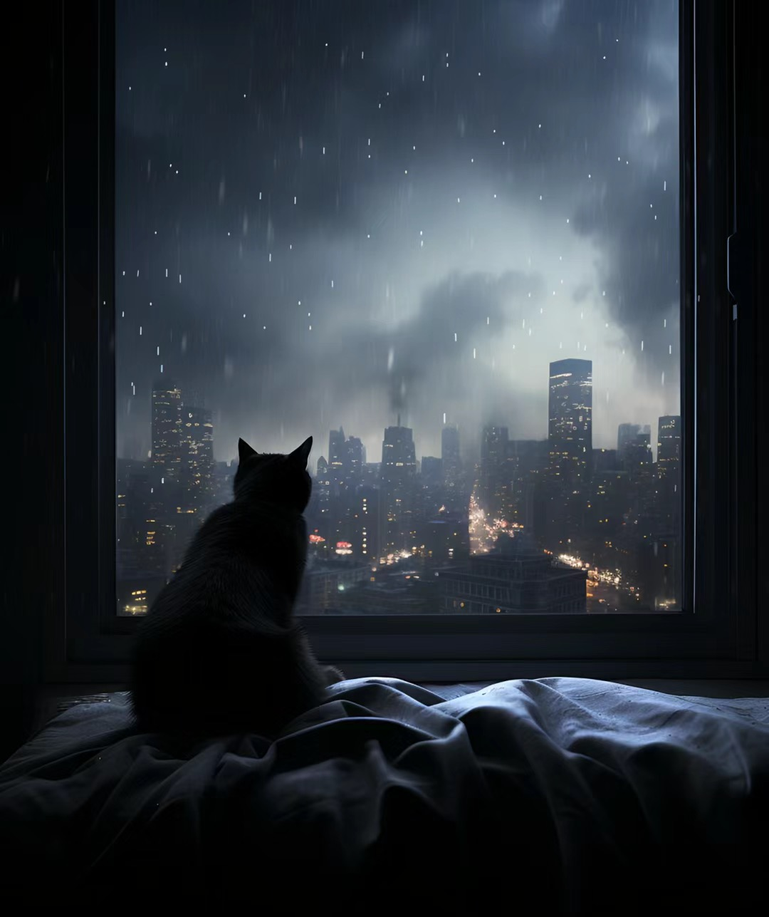
#> input picture data/cat.png, 769 x 917 px, shrunk from 1080 x 1287 before the run
$ python 3RGB_CLAHE.py
#> lines starting #> are read from the running program, lines starting #| are printed output that depends on the picture
#> further down, image is the input picture: shape (917, 769, 3); mean B, G, R 58.1, 50.8, 43.9
# 首先将彩色图像转换为LAB颜色空间。
# 然后，我们对L通道（亮度）应用CLAHE算法，保持A和B通道不变。最后，我们将CLAHE增强的L通道与原始的A和B通道合并，并将图像转换回BGR颜色空间。这样就可以保留彩色图像的色彩信息，并在受限制的对比度条件下进行直方图均衡化
# 参考资料： https://cloud.tencent.com/developer/article/1667213?areaId=106001
import cv2
import time

def clahe_color01(image, clip_limit=4, grid_size=(8, 8)):
    # Convert the image to LAB color space
    lab_image = cv2.cvtColor(image, cv2.COLOR_BGR2LAB)

    # Split the LAB image into L, A, and B channels
    l_channel, a_channel, b_channel = cv2.split(lab_image)

    # Create a CLAHE object
    clahe = cv2.createCLAHE(clipLimit=clip_limit, tileGridSize=grid_size)

    # Apply CLAHE to the L channel
    clahe_l_channel = clahe.apply(l_channel)

    # Merge the CLAHE enhanced L channel with the original A and B channels
    clahe_lab_image = cv2.merge((clahe_l_channel, a_channel, b_channel))

    # Convert the LAB image back to BGR color space
    clahe_color_image = cv2.cvtColor(clahe_lab_image, cv2.COLOR_LAB2BGR)

    return clahe_color_image

def clahe_color02(image, clip_limit=4, grid_size=(8, 8)):
    # 避免使用cv2.split(lab_image)，速度会加快
    # Convert the image to LAB color space
#> called with clip_limit = 4, grid_size = (8, 8)
    lab_image = cv2.cvtColor(image, cv2.COLOR_BGR2LAB)
#> lab_image: shape (917, 769, 3); mean of channels 0, 1, 2 52.1, 127.2, 122.9

    # Create a CLAHE object
    clahe = cv2.createCLAHE(clipLimit=clip_limit, tileGridSize=grid_size)

    # Apply CLAHE to the L channel (first channel)
    clahe_l_channel = clahe.apply(lab_image[:,:,0])
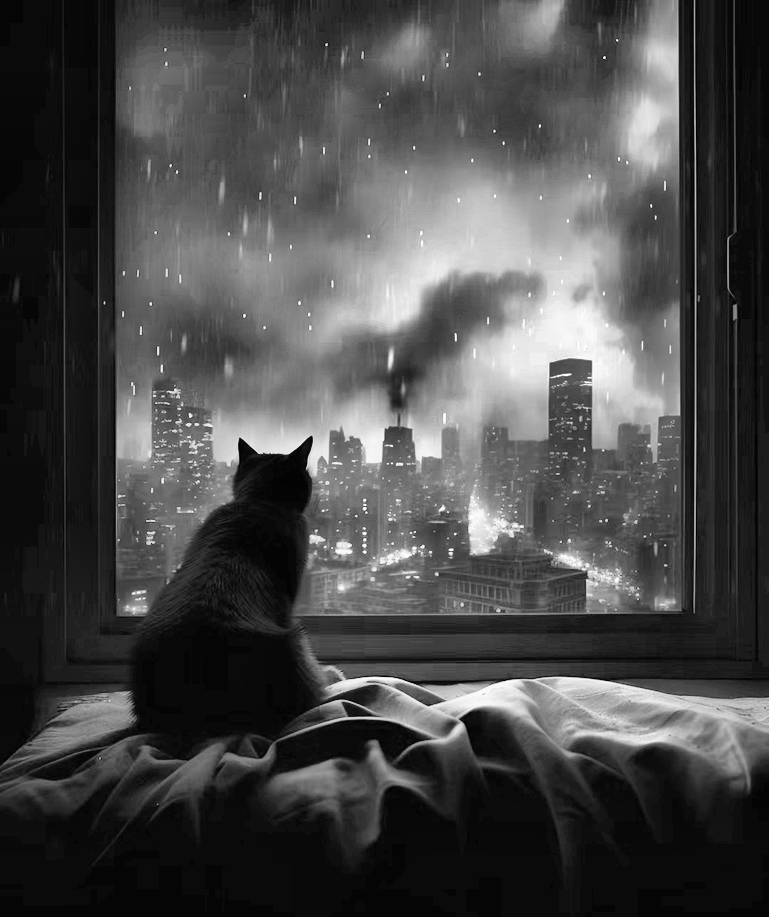
#> clahe_l_channel: shape (917, 769); min 0, max 255, mean 73

    # Merge the CLAHE enhanced L channel with the original A and B channels
    clahe_lab_image = cv2.merge((clahe_l_channel, lab_image[:,:,1], lab_image[:,:,2]))
#> clahe_lab_image: shape (917, 769, 3); mean of channels 0, 1, 2 73, 127.2, 122.9

    # Convert the LAB image back to BGR color space
    clahe_color_image = cv2.cvtColor(clahe_lab_image, cv2.COLOR_LAB2BGR)
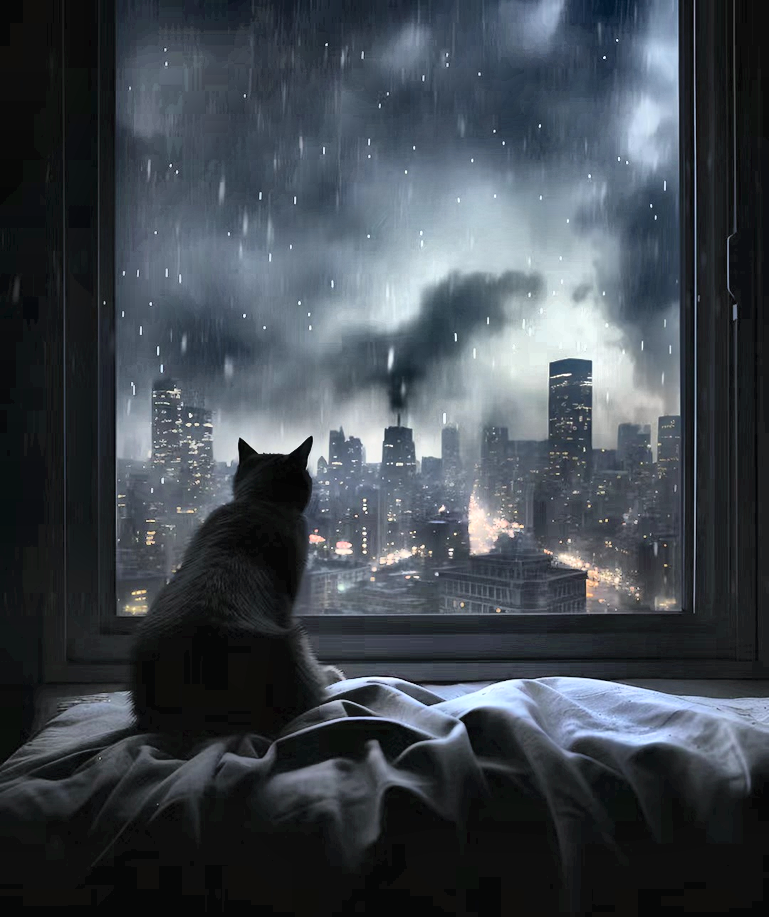
#> clahe_color_image: shape (917, 769, 3); mean B, G, R 78.7, 71.3, 64.3

    return clahe_color_image

# Read the image
image = cv2.imread('./data/cat.png')


# Call the CLAHE function for color images
start_time = time.time()
clahe_image = clahe_color02(image)
end_time = time.time()

print("Execution time:", end_time - start_time)

# Save the CLAHE enhanced image
cv2.imwrite('./data/3rgb_clahe4.jpg', clahe_image)

$ run again, with data/3rgb_clahe10.jpg saved as data/cat.png
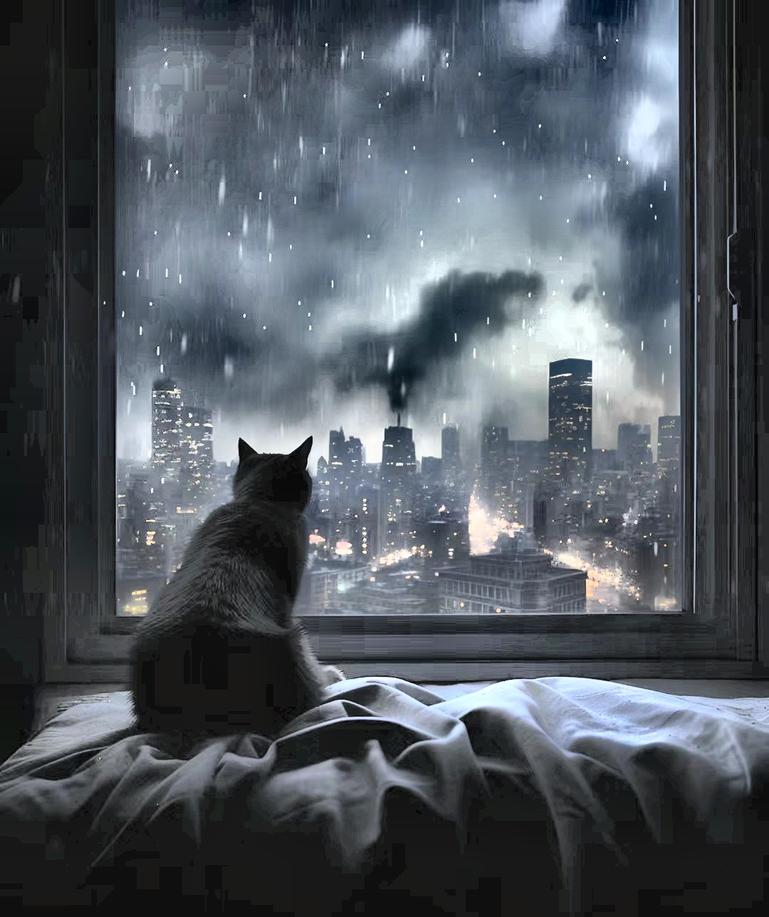
#> input picture data/3rgb_clahe10.jpg, 769 x 917 px, shrunk from 1080 x 1287 before the run
#> image is the input picture: shape (917, 769, 3); mean B, G, R 94.1, 86.4, 79.5
#> lab_image: shape (917, 769, 3); mean of channels 0, 1, 2 89.4, 127.2, 122.9
#> in clahe_color02, `clahe_l_channel = clahe.apply(lab_image[:,:,0])`:
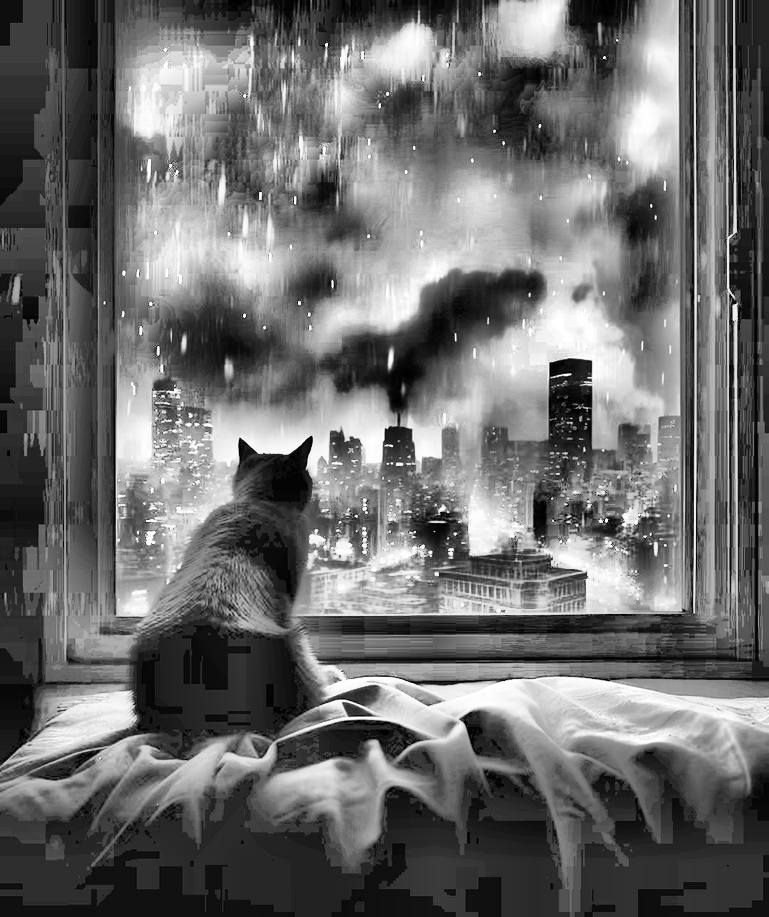
#> clahe_l_channel: shape (917, 769); min 0, max 255, mean 107.8
#> clahe_lab_image: shape (917, 769, 3); mean of channels 0, 1, 2 107.8, 127.2, 122.9
#> in clahe_color02, `clahe_color_image = cv2.cvtColor(clahe_lab_image, cv2.COLOR_LAB2BGR)`:
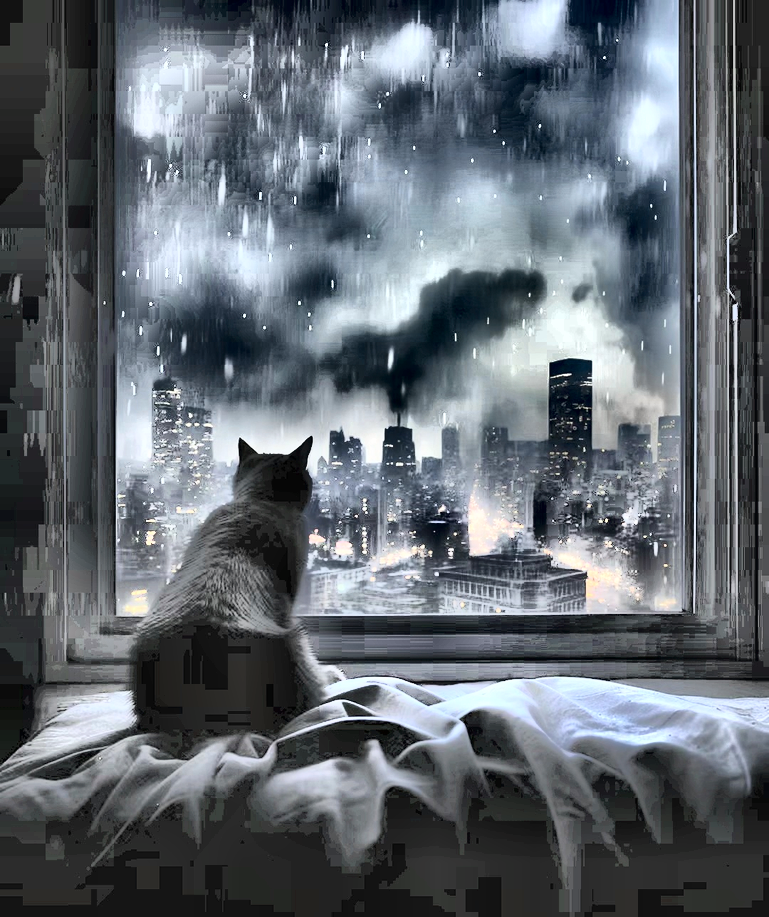
#> clahe_color_image: shape (917, 769, 3); mean B, G, R 111.6, 104.2, 97.1
